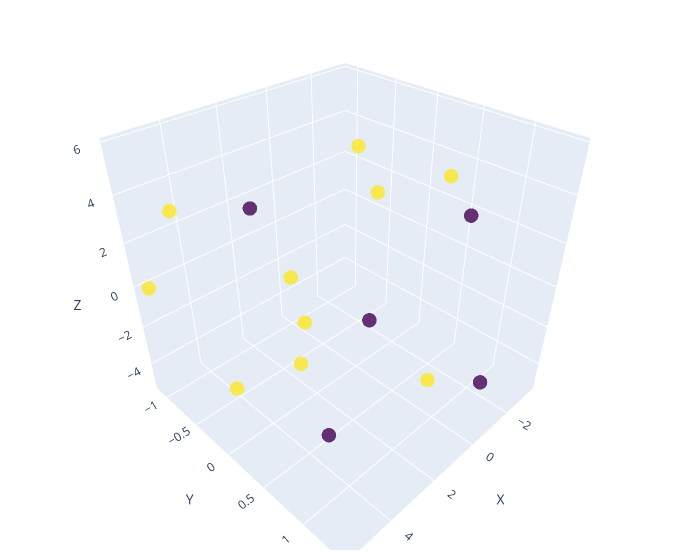
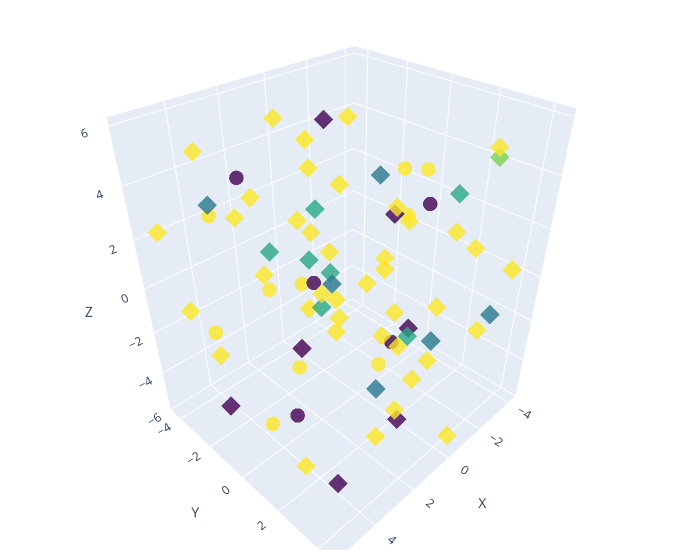

The code cell stored with these charts, in order, in its notebook:
### Code cell
ea_y.plot_fitness()
best_solution_y = ea_y.get_best_solution()

plot_atoms(best_solution_y, atom_species_by_index)
plot_solution_with_walls((wall_down, wall_up), best_solution_y, atom_species_by_index)

### Figure 1 — Plotly figure (JSON) as saved in the notebook; plotly's stock layout.template omitted (floating-point values rounded to 4 significant figures)
{"data": [{"hoverinfo": "text", "marker": {"color": [4, 4, 6, 6, 6, 6, 6, 4, 4, 4, 6, 6, 6, 6, 6], "colorscale": [[0, "#440154"], [0.1111, "#482878"], [0.2222, "#3e4989"], [0.3333, "#31688e"], [0.4444, "#26828e"], [0.5556, "#1f9e89"], [0.6667, "#35b779"], [0.7778, "#6ece58"], [0.8889, "#b5de2b"], [1, "#fde725"]], "opacity": 0.8, "size": 5, "symbol": "circle"}, "mode": "markers", "text": ["Si", "Si", "O", "O", "O", "O", "O", "Si", "Si", "Si", "O", "O", "O", "O", "O"], "type": "scatter3d", "x": [3.823, -0.3167, 5.539, 3.164, -0.2557, 4.02, 2.676, 5.134, -3.062, 3.051, -3.169, -3.372, 4.605, 5.61, -3.328], "y": [0.7046, 1.398, -1.099, 0.1647, 0.8597, -0.5463, -0.07401, 0.3881, 0.6096, 0.938, 0.3246, -0.6161, 0.7117, -0.4384, -0.8938], "z": [-3.863, -2.529, -0.09538, -2.34, -3.964, -5.114, 0.9174, 5.8, 1.954, 1.654, 3.205, 0.87, 2.077, 4.513, 2.778]}], "layout": {"margin": {"b": 10, "l": 10, "r": 20, "t": 10}, "scene": {"xaxis": {"title": {"text": "X"}}, "yaxis": {"title": {"text": "Y"}}, "zaxis": {"title": {"text": "Z"}}}, "showlegend": false, "width": 700}}

### Figure 2 — Plotly figure (JSON) as saved in the notebook; plotly's stock layout.template omitted (floating-point values rounded to 4 significant figures)
{"data": [{"hoverinfo": "text", "marker": {"color": [4, 4, 6, 6, 6, 6, 6, 4, 4, 4, 6, 6, 6, 6, 6], "colorscale": [[0, "#440154"], [0.1111, "#482878"], [0.2222, "#3e4989"], [0.3333, "#31688e"], [0.4444, "#26828e"], [0.5556, "#1f9e89"], [0.6667, "#35b779"], [0.7778, "#6ece58"], [0.8889, "#b5de2b"], [1, "#fde725"]], "opacity": 0.8, "size": 5, "symbol": "circle"}, "mode": "markers", "text": ["Si", "Si", "O", "O", "O", "O", "O", "Si", "Si", "Si", "O", "O", "O", "O", "O"], "type": "scatter3d", "x": [3.823, -0.3167, 5.539, 3.164, -0.2557, 4.02, 2.676, 5.134, -3.062, 3.051, -3.169, -3.372, 4.605, 5.61, -3.328], "y": [0.7046, 1.398, -1.099, 0.1647, 0.8597, -0.5463, -0.07401, 0.3881, 0.6096, 0.938, 0.3246, -0.6161, 0.7117, -0.4384, -0.8938], "z": [-3.863, -2.529, -0.09538, -2.34, -3.964, -5.114, 0.9174, 5.8, 1.954, 1.654, 3.205, 0.87, 2.077, 4.513, 2.778]}, {"hoverinfo": "text", "marker": {"color": [1, 1, 1, 1, 3, 3, 3, 4, 6, 6, 6, 6, 6, 6, 6, 6, 6, 6, 6, 6, 6, 6, 5, 6, 6, 4, 6, 6, 4, 6, 6, 6, 6], "colorscale": [[0, "#440154"], [0.1111, "#482878"], [0.2222, "#3e4989"], [0.3333, "#31688e"], [0.4444, "#26828e"], [0.5556, "#1f9e89"], [0.6667, "#35b779"], [0.7778, "#6ece58"], [0.8889, "#b5de2b"], [1, "#fde725"]], "opacity": 0.8, "size": 5, "symbol": "diamond"}, "mode": "markers", "text": ["Sb", "Sb", "Sb", "Sb", "Ge", "Ge", "Ge", "Si", "O", "O", "O", "O", "O", "O", "O", "O", "O", "O", "O", "O", "O", "O", "Na", "O", "O", "Si", "O", "O", "Si", "O", "O", "O", "O"], "type": "scatter3d", "x": [1.598, 4.105, 0.3854, 1.047, 1.961, -1.843, -1.442, 4.165, 0.1945, -0.5661, 0.04781, -2.462, 2.223, 4.374, 5.242, -1.94, 1.02, 2.728, 1.258, -3.031, 2.642, 5.177, -4.099, -1.163, 4.274, 1.139, 0.5267, -0.4331, -1.09, 0.2704, -0.8633, 1.196, -0.3719], "y": [3.646, 3.03, 2.456, 2.408, 2.724, 4.432, 2.383, 2.881, 2.869, 4.177, 3.971, 3.659, 3.024, 2.209, 2.734, 1.946, 2.077, 4.206, 2.274, 4.326, 3.467, 4.131, 2.576, 4.268, 1.735, 3.27, 2.413, 3.196, 3.165, 1.843, 4.134, 2.725, 1.838], "z": [0.5616, -5.249, -5.346, 3.893, -2.434, -0.3809, -2.56, 3.536, -3.092, -5.646, 3.511, -1.883, -4.382, 2.067, -3.593, -4.148, 1.735, -1.786, -0.7567, 0.851, 3.564, 3.838, 4.107, 5.902, 4.713, -0.2582, -1.607, 0.03638, 4.058, 3.602, 2.607, 0.4509, 2.826]}, {"hoverinfo": "text", "marker": {"color": [1, 1, 3, 3, 3, 4, 6, 6, 6, 6, 6, 6, 6, 6, 6, 6, 6, 6, 1, 6, 6, 4, 4, 6, 6, 6, 6, 4], "colorscale": [[0, "#440154"], [0.1111, "#482878"], [0.2222, "#3e4989"], [0.3333, "#31688e"], [0.4444, "#26828e"], [0.5556, "#1f9e89"], [0.6667, "#35b779"], [0.7778, "#6ece58"], [0.8889, "#b5de2b"], [1, "#fde725"]], "opacity": 0.8, "size": 5, "symbol": "diamond"}, "mode": "markers", "text": ["Sb", "Sb", "Ge", "Ge", "Ge", "Si", "O", "O", "O", "O", "O", "O", "O", "O", "O", "O", "O", "O", "Sb", "O", "O", "Si", "Si", "O", "O", "O", "O", "Si"], "type": "scatter3d", "x": [0.7969, 4.698, -1.887, 3.957, -4.204, 2.18, -3.475, 2.698, 1.974, -0.9538, 5.65, 0.7699, 3.968, -1.722, -3.527, 5.455, -0.5797, -2.737, -0.09485, 1.809, 3.653, -1.171, -1.297, 1.301, -1.138, -1.336, -0.5218, -0.4564], "y": [-2.466, -2.211, -3.423, -3.126, -2.88, -2.343, -4.05, -3.518, -3.061, -2.032, -3.56, -1.709, -3.621, -3.37, -2.866, -2.644, -3.385, -3.796, -1.826, -2.117, -4.078, -3.595, -3.481, -4.434, -3.884, -2.613, -2.604, -3.245], "z": [-4.552, -4.883, -3.089, 3.179, 1.519, 0.9048, 3.883, 2.032, -0.5321, -3.67, 2.671, 1.39, -3.663, -1.338, -3.612, -0.108, 4.007, 1.297, 5.326, 5.815, 4.656, 0.8379, -4.089, 1.96, 2.527, -4.982, -2.473, -1.094]}], "layout": {"margin": {"b": 10, "l": 10, "r": 20, "t": 10}, "scene": {"xaxis": {"title": {"text": "X"}}, "yaxis": {"title": {"text": "Y"}}, "zaxis": {"title": {"text": "Z"}}}, "showlegend": false, "width": 700}}
